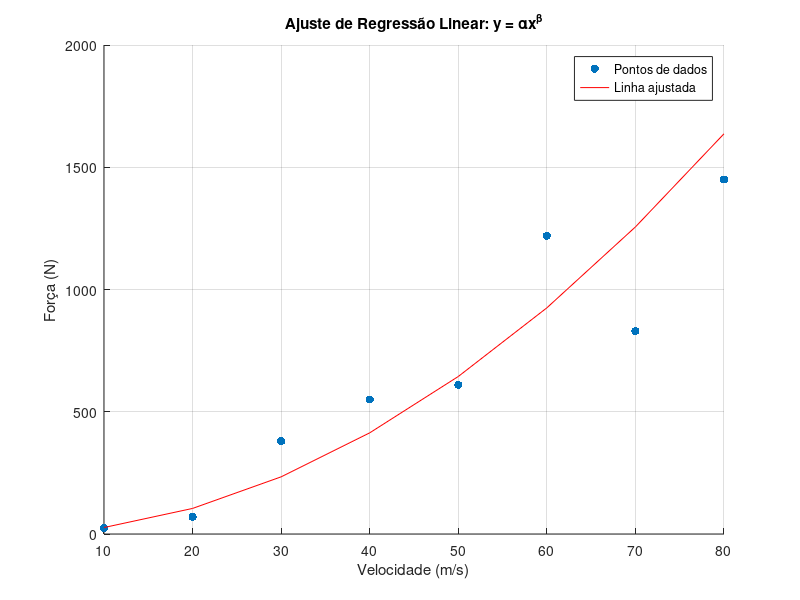

Write MATLAB code to recreate this figure.
% Dados de entrada
xi = [10, 20, 30, 40, 50, 60, 70, 80];
yi = [25, 70, 380, 550, 610, 1220, 830, 1450];

% Transformando os dados
ln_xi = log(xi);
ln_yi = log(yi);

% Número de pontos de dados
n = length(ln_xi);

% Calculando as somas dos coeficientes
Sx = sum(ln_xi);
Sy = sum(ln_yi);
Sx2 = sum(ln_xi.^2);
Sxy = sum(ln_xi .* ln_yi);

% Calculando os coeficientes da regressão linear
beta = (n * Sxy - Sx * Sy) / (n * Sx2 - Sx^2);
alpha_ln = mean(ln_yi) - beta * mean(ln_xi);
alpha = exp(alpha_ln);

% Valores ajustados
ln_y_fit = alpha_ln + beta * ln_xi;
y_fit = alpha * xi.^beta;

% Calculando o desvio padrão total (St)
ln_y_mean = mean(ln_yi);
St = sum((ln_yi - ln_y_mean).^2);

% Calculando a soma residual dos quadrados (Sr)
Sr = sum((ln_yi - ln_y_fit).^2);

% Calculando o erro padrão
Syx = sqrt(Sr / (n - 2));

% Calculando o coeficiente de determinação (r^2)
r2 = (St - Sr) / St;

% Saída dos resultados
fprintf('Coeficiente α: %.4f\n', alpha);
fprintf('Expoente β: %.4f\n', beta);
fprintf('Desvio Padrão Total (St): %.4f\n', sqrt(St / (n - 1)));
fprintf('Erro Padrão da Estimativa (Syx): %.4f\n', Syx);
fprintf('Coeficiente de Determinação (r^2): %.4f\n', r2);

% Plotando os pontos e a linha ajustada
figure;
scatter(xi, yi, 'filled');
hold on;
plot(xi, y_fit, '-r');
xlabel('Velocidade (m/s)');
ylabel('Força (N)');
title('Ajuste de Regressão Linear: y = αx^{\beta}');
legend('Pontos de dados', 'Linha ajustada');
grid on;
hold off;
